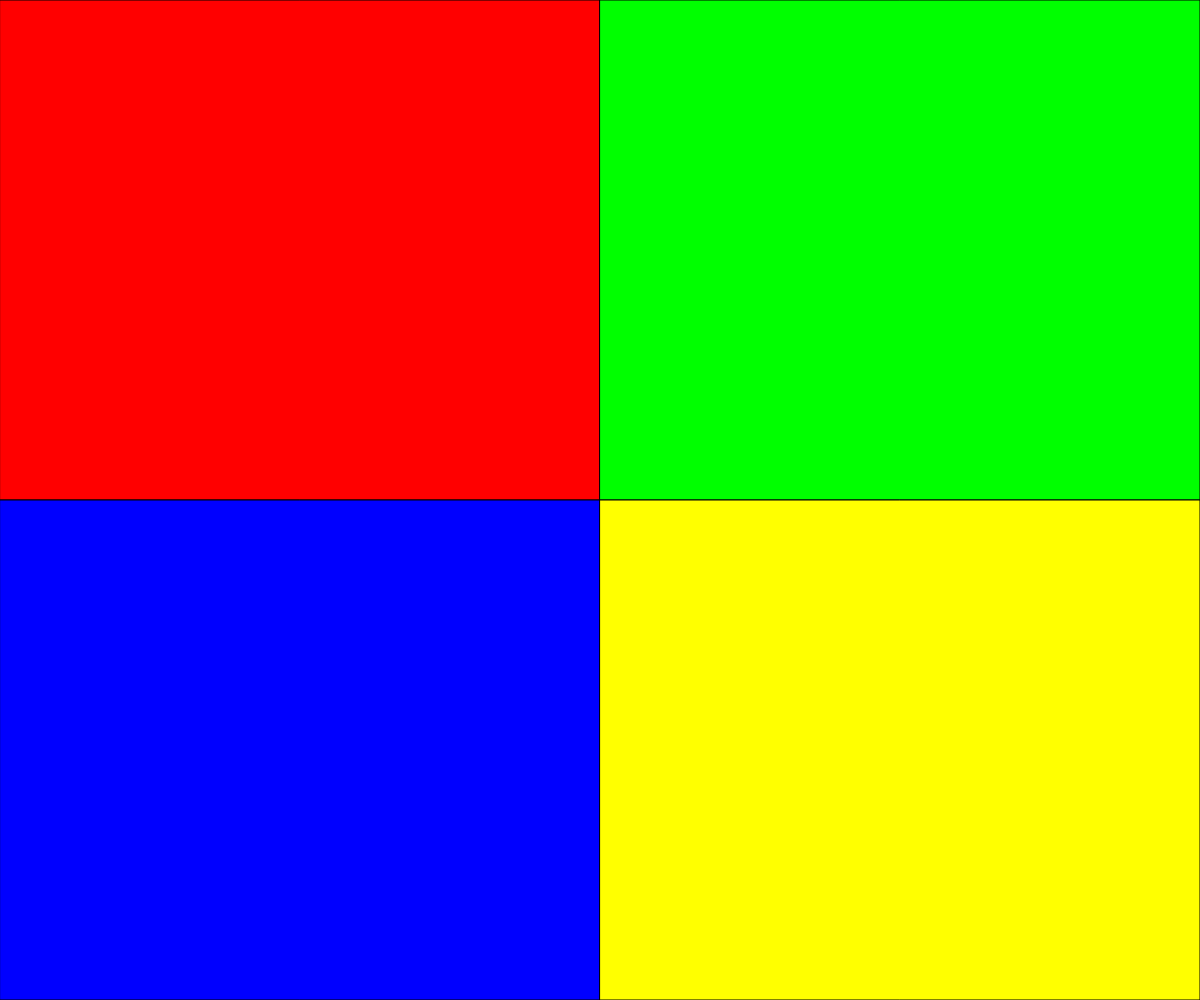
Frame 1 (no input)
Frame 60 (no input): identical to frame 1, image omitted
Frame 120 (the mouse pressed at the canvas centre since frame 60): identical to frame 1, image omitted

The p5.js sketch that drew this single still picture (run headless with seeded random() and noise() and a simulated clock; from frame 60 on, the mouse is pressed at the canvas centre):

// p5.js sketch
// ── sketch.js
/* INTRODUCCIÓN A LA BIBLIOTECA P5.JS
   Tamaño del canvas
   Lucas Martín Treser - Agosto de 2021
*/

function setup() {
    createCanvas(windowWidth, windowHeight);
}

function draw() {
    fill(255, 0, 0);
    rect(0, 0, width / 2, height / 2);

    fill(0, 255, 0);
    rect(width / 2, 0, width / 2, height / 2);

    fill(0, 0, 255);
    rect(0, height / 2, width / 2, height / 2);

    fill(255, 255, 0);
    rect(width / 2, height / 2, width / 2, height / 2);
}

function windowResized() {
    resizeCanvas(windowWidth, windowHeight);
}
